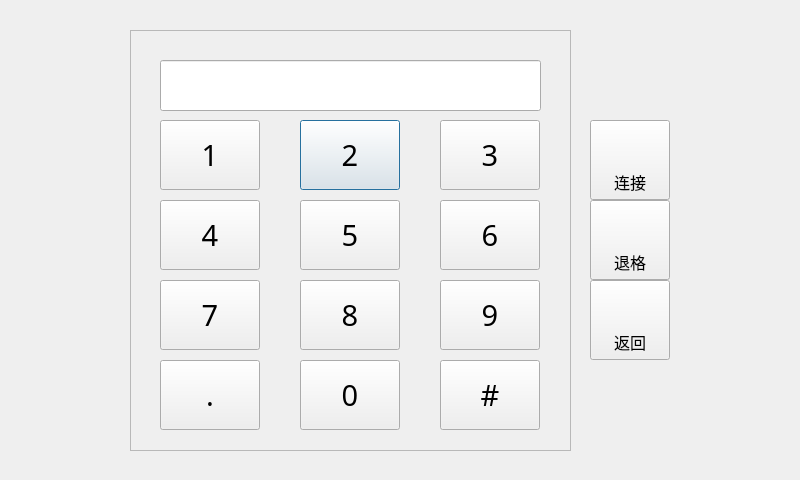
<?xml version="1.0" encoding="UTF-8"?>
<ui version="4.0">
 <class>MonDialDialog</class>
 <widget class="QDialog" name="MonDialDialog">
  <property name="geometry">
   <rect>
    <x>0</x>
    <y>0</y>
    <width>800</width>
    <height>480</height>
   </rect>
  </property>
  <property name="windowTitle">
   <string>Dialog</string>
  </property>
  <widget class="QPushButton" name="pushButton_num_2">
   <property name="geometry">
    <rect>
     <x>300</x>
     <y>120</y>
     <width>100</width>
     <height>70</height>
    </rect>
   </property>
   <property name="minimumSize">
    <size>
     <width>0</width>
     <height>0</height>
    </size>
   </property>
   <property name="maximumSize">
    <size>
     <width>1677215</width>
     <height>16777215</height>
    </size>
   </property>
   <property name="font">
    <font>
     <family>AlArabiya</family>
     <pointsize>22</pointsize>
    </font>
   </property>
   <property name="text">
    <string>2</string>
   </property>
  </widget>
  <widget class="QPushButton" name="pushButton_num_7">
   <property name="geometry">
    <rect>
     <x>160</x>
     <y>280</y>
     <width>100</width>
     <height>70</height>
    </rect>
   </property>
   <property name="minimumSize">
    <size>
     <width>0</width>
     <height>0</height>
    </size>
   </property>
   <property name="maximumSize">
    <size>
     <width>1677215</width>
     <height>16777215</height>
    </size>
   </property>
   <property name="font">
    <font>
     <family>AlArabiya</family>
     <pointsize>22</pointsize>
    </font>
   </property>
   <property name="text">
    <string>7</string>
   </property>
  </widget>
  <widget class="QPushButton" name="pushButton_num_9">
   <property name="geometry">
    <rect>
     <x>440</x>
     <y>280</y>
     <width>100</width>
     <height>70</height>
    </rect>
   </property>
   <property name="minimumSize">
    <size>
     <width>0</width>
     <height>0</height>
    </size>
   </property>
   <property name="maximumSize">
    <size>
     <width>1677215</width>
     <height>16777215</height>
    </size>
   </property>
   <property name="font">
    <font>
     <family>AlArabiya</family>
     <pointsize>22</pointsize>
    </font>
   </property>
   <property name="text">
    <string>9</string>
   </property>
  </widget>
  <widget class="QPushButton" name="pushButton_num_8">
   <property name="geometry">
    <rect>
     <x>300</x>
     <y>280</y>
     <width>100</width>
     <height>70</height>
    </rect>
   </property>
   <property name="minimumSize">
    <size>
     <width>0</width>
     <height>0</height>
    </size>
   </property>
   <property name="maximumSize">
    <size>
     <width>1677215</width>
     <height>16777215</height>
    </size>
   </property>
   <property name="font">
    <font>
     <family>AlArabiya</family>
     <pointsize>22</pointsize>
    </font>
   </property>
   <property name="text">
    <string>8</string>
   </property>
  </widget>
  <widget class="QPushButton" name="pushButton_dot">
   <property name="geometry">
    <rect>
     <x>160</x>
     <y>360</y>
     <width>100</width>
     <height>70</height>
    </rect>
   </property>
   <property name="minimumSize">
    <size>
     <width>0</width>
     <height>0</height>
    </size>
   </property>
   <property name="maximumSize">
    <size>
     <width>1677215</width>
     <height>16777215</height>
    </size>
   </property>
   <property name="font">
    <font>
     <family>AlArabiya</family>
     <pointsize>22</pointsize>
    </font>
   </property>
   <property name="text">
    <string>.</string>
   </property>
  </widget>
  <widget class="QPushButton" name="pushButtonClear">
   <property name="geometry">
    <rect>
     <x>590</x>
     <y>200</y>
     <width>80</width>
     <height>80</height>
    </rect>
   </property>
   <property name="minimumSize">
    <size>
     <width>80</width>
     <height>80</height>
    </size>
   </property>
   <property name="font">
    <font>
     <family>AlArabiya</family>
     <pointsize>12</pointsize>
    </font>
   </property>
   <property name="text">
    <string>

退格</string>
   </property>
  </widget>
  <widget class="QPushButton" name="pushButton_num_5">
   <property name="geometry">
    <rect>
     <x>300</x>
     <y>200</y>
     <width>100</width>
     <height>70</height>
    </rect>
   </property>
   <property name="minimumSize">
    <size>
     <width>0</width>
     <height>0</height>
    </size>
   </property>
   <property name="maximumSize">
    <size>
     <width>1677215</width>
     <height>16777215</height>
    </size>
   </property>
   <property name="font">
    <font>
     <family>AlArabiya</family>
     <pointsize>22</pointsize>
    </font>
   </property>
   <property name="text">
    <string>5</string>
   </property>
  </widget>
  <widget class="QPushButton" name="pushButton_num_4">
   <property name="geometry">
    <rect>
     <x>160</x>
     <y>200</y>
     <width>100</width>
     <height>70</height>
    </rect>
   </property>
   <property name="minimumSize">
    <size>
     <width>0</width>
     <height>0</height>
    </size>
   </property>
   <property name="maximumSize">
    <size>
     <width>1677215</width>
     <height>16777215</height>
    </size>
   </property>
   <property name="font">
    <font>
     <family>AlArabiya</family>
     <pointsize>22</pointsize>
    </font>
   </property>
   <property name="text">
    <string>4</string>
   </property>
  </widget>
  <widget class="QPushButton" name="pushButton_num_0">
   <property name="geometry">
    <rect>
     <x>300</x>
     <y>360</y>
     <width>100</width>
     <height>70</height>
    </rect>
   </property>
   <property name="minimumSize">
    <size>
     <width>0</width>
     <height>0</height>
    </size>
   </property>
   <property name="maximumSize">
    <size>
     <width>1677215</width>
     <height>16777215</height>
    </size>
   </property>
   <property name="font">
    <font>
     <family>AlArabiya</family>
     <pointsize>22</pointsize>
    </font>
   </property>
   <property name="text">
    <string>0</string>
   </property>
  </widget>
  <widget class="QPushButton" name="pushButton_num_1">
   <property name="geometry">
    <rect>
     <x>160</x>
     <y>120</y>
     <width>100</width>
     <height>70</height>
    </rect>
   </property>
   <property name="minimumSize">
    <size>
     <width>0</width>
     <height>0</height>
    </size>
   </property>
   <property name="maximumSize">
    <size>
     <width>1677215</width>
     <height>16777215</height>
    </size>
   </property>
   <property name="font">
    <font>
     <family>AlArabiya</family>
     <pointsize>22</pointsize>
    </font>
   </property>
   <property name="text">
    <string>1</string>
   </property>
  </widget>
  <widget class="QPushButton" name="pushButtonDial">
   <property name="geometry">
    <rect>
     <x>590</x>
     <y>120</y>
     <width>80</width>
     <height>80</height>
    </rect>
   </property>
   <property name="minimumSize">
    <size>
     <width>80</width>
     <height>80</height>
    </size>
   </property>
   <property name="maximumSize">
    <size>
     <width>120</width>
     <height>16777215</height>
    </size>
   </property>
   <property name="font">
    <font>
     <family>AlArabiya</family>
     <pointsize>12</pointsize>
    </font>
   </property>
   <property name="text">
    <string>

连接</string>
   </property>
  </widget>
  <widget class="QPushButton" name="pushButton_shop">
   <property name="geometry">
    <rect>
     <x>440</x>
     <y>360</y>
     <width>100</width>
     <height>70</height>
    </rect>
   </property>
   <property name="minimumSize">
    <size>
     <width>0</width>
     <height>0</height>
    </size>
   </property>
   <property name="maximumSize">
    <size>
     <width>1677215</width>
     <height>16777215</height>
    </size>
   </property>
   <property name="font">
    <font>
     <family>AlArabiya</family>
     <pointsize>22</pointsize>
    </font>
   </property>
   <property name="text">
    <string>#</string>
   </property>
  </widget>
  <widget class="QPushButton" name="pushButton_num_6">
   <property name="geometry">
    <rect>
     <x>440</x>
     <y>200</y>
     <width>100</width>
     <height>70</height>
    </rect>
   </property>
   <property name="minimumSize">
    <size>
     <width>0</width>
     <height>0</height>
    </size>
   </property>
   <property name="maximumSize">
    <size>
     <width>1677215</width>
     <height>16777215</height>
    </size>
   </property>
   <property name="font">
    <font>
     <family>AlArabiya</family>
     <pointsize>22</pointsize>
    </font>
   </property>
   <property name="text">
    <string>6</string>
   </property>
  </widget>
  <widget class="QFrame" name="frame">
   <property name="geometry">
    <rect>
     <x>130</x>
     <y>30</y>
     <width>441</width>
     <height>421</height>
    </rect>
   </property>
   <property name="styleSheet">
    <string notr="true"/>
   </property>
   <property name="frameShape">
    <enum>QFrame::StyledPanel</enum>
   </property>
   <property name="frameShadow">
    <enum>QFrame::Raised</enum>
   </property>
  </widget>
  <widget class="QPushButton" name="pushButtonReturn">
   <property name="geometry">
    <rect>
     <x>590</x>
     <y>280</y>
     <width>80</width>
     <height>80</height>
    </rect>
   </property>
   <property name="minimumSize">
    <size>
     <width>80</width>
     <height>80</height>
    </size>
   </property>
   <property name="maximumSize">
    <size>
     <width>80</width>
     <height>16777215</height>
    </size>
   </property>
   <property name="font">
    <font>
     <family>AlArabiya</family>
     <pointsize>12</pointsize>
    </font>
   </property>
   <property name="text">
    <string>

返回</string>
   </property>
  </widget>
  <widget class="QLineEdit" name="lineEditDisplay">
   <property name="enabled">
    <bool>true</bool>
   </property>
   <property name="geometry">
    <rect>
     <x>160</x>
     <y>60</y>
     <width>381</width>
     <height>51</height>
    </rect>
   </property>
   <property name="font">
    <font>
     <weight>50</weight>
     <italic>false</italic>
     <bold>false</bold>
    </font>
   </property>
   <property name="mouseTracking">
    <bool>false</bool>
   </property>
   <property name="focusPolicy">
    <enum>Qt::NoFocus</enum>
   </property>
   <property name="styleSheet">
    <string notr="true"/>
   </property>
   <property name="text">
    <string/>
   </property>
   <property name="maxLength">
    <number>32</number>
   </property>
   <property name="alignment">
    <set>Qt::AlignRight|Qt::AlignTrailing|Qt::AlignVCenter</set>
   </property>
   <property name="readOnly">
    <bool>true</bool>
   </property>
  </widget>
  <widget class="QPushButton" name="pushButton_num_3">
   <property name="geometry">
    <rect>
     <x>440</x>
     <y>120</y>
     <width>100</width>
     <height>70</height>
    </rect>
   </property>
   <property name="minimumSize">
    <size>
     <width>0</width>
     <height>0</height>
    </size>
   </property>
   <property name="maximumSize">
    <size>
     <width>1677215</width>
     <height>16777215</height>
    </size>
   </property>
   <property name="font">
    <font>
     <family>AlArabiya</family>
     <pointsize>22</pointsize>
    </font>
   </property>
   <property name="text">
    <string>3</string>
   </property>
  </widget>
  <zorder>frame</zorder>
  <zorder>pushButton_num_2</zorder>
  <zorder>pushButton_num_7</zorder>
  <zorder>pushButton_num_9</zorder>
  <zorder>pushButton_num_8</zorder>
  <zorder>pushButton_dot</zorder>
  <zorder>pushButtonClear</zorder>
  <zorder>pushButton_num_5</zorder>
  <zorder>pushButton_num_4</zorder>
  <zorder>pushButton_num_0</zorder>
  <zorder>pushButton_num_1</zorder>
  <zorder>pushButtonDial</zorder>
  <zorder>pushButton_shop</zorder>
  <zorder>pushButton_num_6</zorder>
  <zorder>pushButtonReturn</zorder>
  <zorder>lineEditDisplay</zorder>
  <zorder>pushButton_num_3</zorder>
 </widget>
 <tabstops>
  <tabstop>pushButton_num_1</tabstop>
  <tabstop>pushButton_num_2</tabstop>
  <tabstop>pushButton_num_3</tabstop>
  <tabstop>pushButton_num_4</tabstop>
  <tabstop>pushButton_num_5</tabstop>
  <tabstop>pushButton_num_6</tabstop>
  <tabstop>pushButton_num_7</tabstop>
  <tabstop>pushButton_num_8</tabstop>
  <tabstop>pushButton_num_9</tabstop>
  <tabstop>pushButton_dot</tabstop>
  <tabstop>pushButton_num_0</tabstop>
  <tabstop>pushButton_shop</tabstop>
  <tabstop>pushButtonDial</tabstop>
  <tabstop>pushButtonClear</tabstop>
  <tabstop>pushButtonReturn</tabstop>
 </tabstops>
 <resources/>
 <connections/>
</ui>
